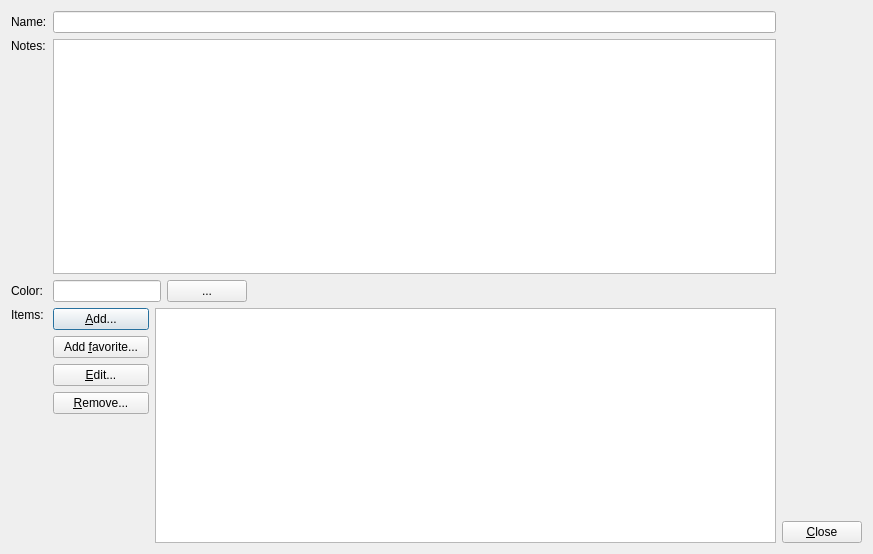
<?xml version="1.0" encoding="UTF-8"?>
<ui version="4.0">
 <class>DlgEditTemplate</class>
 <widget class="QDialog" name="DlgEditTemplate">
  <property name="geometry">
   <rect>
    <x>0</x>
    <y>0</y>
    <width>873</width>
    <height>554</height>
   </rect>
  </property>
  <property name="windowTitle">
   <string>SkauTan: Edit template</string>
  </property>
  <layout class="QHBoxLayout" name="horizontalLayout">
   <item>
    <layout class="QVBoxLayout" name="verticalLayout">
     <item>
      <layout class="QGridLayout" name="gridLayout">
       <item row="0" column="3">
        <widget class="QLineEdit" name="leDisplayName"/>
       </item>
       <item row="3" column="0">
        <widget class="QLabel" name="label_3">
         <property name="text">
          <string>Items:</string>
         </property>
         <property name="alignment">
          <set>Qt::AlignLeading|Qt::AlignLeft|Qt::AlignTop</set>
         </property>
        </widget>
       </item>
       <item row="0" column="0">
        <widget class="QLabel" name="label">
         <property name="text">
          <string>Name:</string>
         </property>
        </widget>
       </item>
       <item row="1" column="0">
        <widget class="QLabel" name="label_2">
         <property name="text">
          <string>Notes:</string>
         </property>
         <property name="alignment">
          <set>Qt::AlignLeading|Qt::AlignLeft|Qt::AlignTop</set>
         </property>
        </widget>
       </item>
       <item row="1" column="3">
        <widget class="QPlainTextEdit" name="pteNotes">
         <property name="sizePolicy">
          <sizepolicy hsizetype="Expanding" vsizetype="MinimumExpanding">
           <horstretch>0</horstretch>
           <verstretch>0</verstretch>
          </sizepolicy>
         </property>
        </widget>
       </item>
       <item row="2" column="0">
        <widget class="QLabel" name="label_4">
         <property name="text">
          <string>Color:</string>
         </property>
        </widget>
       </item>
       <item row="3" column="3">
        <layout class="QHBoxLayout" name="horizontalLayout_3" stretch="0,0">
         <item>
          <layout class="QVBoxLayout" name="verticalLayout_3">
           <item>
            <widget class="QPushButton" name="btnAddItem">
             <property name="text">
              <string>&amp;Add...</string>
             </property>
            </widget>
           </item>
           <item>
            <widget class="QPushButton" name="btnAddFavoriteItem">
             <property name="minimumSize">
              <size>
               <width>96</width>
               <height>0</height>
              </size>
             </property>
             <property name="text">
              <string>Add &amp;favorite...</string>
             </property>
            </widget>
           </item>
           <item>
            <widget class="QPushButton" name="btnEditItem">
             <property name="text">
              <string>&amp;Edit...</string>
             </property>
            </widget>
           </item>
           <item>
            <widget class="QPushButton" name="btnRemoveItem">
             <property name="text">
              <string>&amp;Remove...</string>
             </property>
            </widget>
           </item>
           <item>
            <spacer name="verticalSpacer_2">
             <property name="orientation">
              <enum>Qt::Vertical</enum>
             </property>
             <property name="sizeHint" stdset="0">
              <size>
               <width>20</width>
               <height>40</height>
              </size>
             </property>
            </spacer>
           </item>
          </layout>
         </item>
         <item>
          <widget class="QTableWidget" name="tblItems">
           <property name="sizePolicy">
            <sizepolicy hsizetype="Expanding" vsizetype="Expanding">
             <horstretch>0</horstretch>
             <verstretch>3</verstretch>
            </sizepolicy>
           </property>
           <property name="editTriggers">
            <set>QAbstractItemView::AnyKeyPressed|QAbstractItemView::EditKeyPressed|QAbstractItemView::SelectedClicked</set>
           </property>
           <property name="selectionBehavior">
            <enum>QAbstractItemView::SelectRows</enum>
           </property>
           <property name="horizontalScrollMode">
            <enum>QAbstractItemView::ScrollPerPixel</enum>
           </property>
           <attribute name="horizontalHeaderHighlightSections">
            <bool>false</bool>
           </attribute>
           <attribute name="verticalHeaderVisible">
            <bool>false</bool>
           </attribute>
           <attribute name="verticalHeaderDefaultSectionSize">
            <number>21</number>
           </attribute>
           <attribute name="verticalHeaderMinimumSectionSize">
            <number>21</number>
           </attribute>
          </widget>
         </item>
        </layout>
       </item>
       <item row="2" column="3">
        <layout class="QHBoxLayout" name="horizontalLayout_2">
         <item>
          <widget class="QLineEdit" name="leBgColor">
           <property name="sizePolicy">
            <sizepolicy hsizetype="Fixed" vsizetype="Fixed">
             <horstretch>0</horstretch>
             <verstretch>0</verstretch>
            </sizepolicy>
           </property>
          </widget>
         </item>
         <item>
          <widget class="QPushButton" name="btnBgColor">
           <property name="text">
            <string>...</string>
           </property>
          </widget>
         </item>
         <item>
          <spacer name="horizontalSpacer">
           <property name="orientation">
            <enum>Qt::Horizontal</enum>
           </property>
           <property name="sizeHint" stdset="0">
            <size>
             <width>40</width>
             <height>20</height>
            </size>
           </property>
          </spacer>
         </item>
        </layout>
       </item>
      </layout>
     </item>
    </layout>
   </item>
   <item>
    <layout class="QVBoxLayout" name="verticalLayout_2">
     <item>
      <spacer name="verticalSpacer">
       <property name="orientation">
        <enum>Qt::Vertical</enum>
       </property>
       <property name="sizeHint" stdset="0">
        <size>
         <width>20</width>
         <height>40</height>
        </size>
       </property>
      </spacer>
     </item>
     <item>
      <widget class="QPushButton" name="btnClose">
       <property name="text">
        <string>&amp;Close</string>
       </property>
      </widget>
     </item>
    </layout>
   </item>
  </layout>
 </widget>
 <tabstops>
  <tabstop>leDisplayName</tabstop>
  <tabstop>pteNotes</tabstop>
  <tabstop>leBgColor</tabstop>
  <tabstop>btnBgColor</tabstop>
  <tabstop>btnAddItem</tabstop>
  <tabstop>btnAddFavoriteItem</tabstop>
  <tabstop>btnEditItem</tabstop>
  <tabstop>btnRemoveItem</tabstop>
  <tabstop>tblItems</tabstop>
  <tabstop>btnClose</tabstop>
 </tabstops>
 <resources/>
 <connections/>
</ui>
